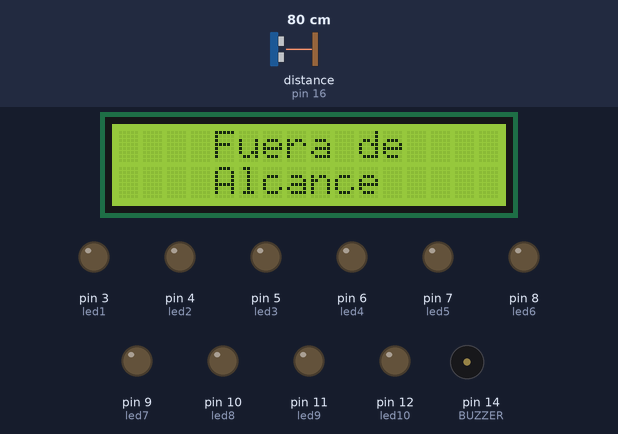
The sketch below on a simulated Arduino Uno, built with avr-gcc and run on an emulated ATmega328P. On the bench: 16×2 character LCD, output pins drawn as LEDs (lit = HIGH), buzzer (waves = sounding). Wiring (inferred from the names in the program): ultrasonic range finder: trigger pin 15; echo pin 16. The inputs (shaded band) are chosen by the test bench; at power-on: distance to the obstacle (sensor on pin 16) 80 cm. The echo pulse lasts 58.3 µs per cm; pins used as bus, display or sensor lines are not drawn; what the sketch prints to the serial monitor is not drawn.

Above: at 1.2 s.
1.3 s: distance to the obstacle (sensor on pin 16) set to 51 cm
3.3 s: distance to the obstacle (sensor on pin 16) set to 42 cm
At 5.0 s:
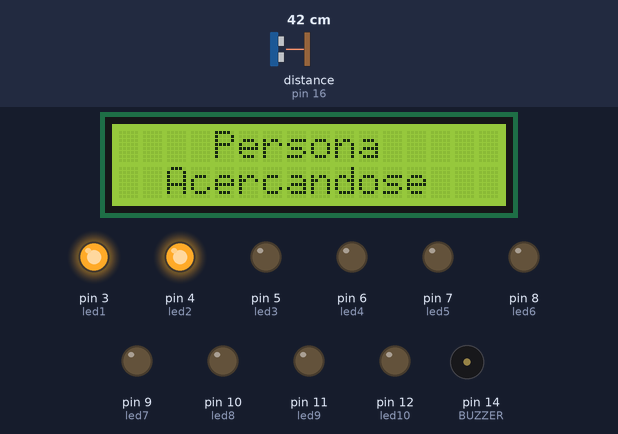
5.8 s: distance to the obstacle (sensor on pin 16) set to 34 cm
7.6 s: distance to the obstacle (sensor on pin 16) set to 28 cm
At 9.8 s:
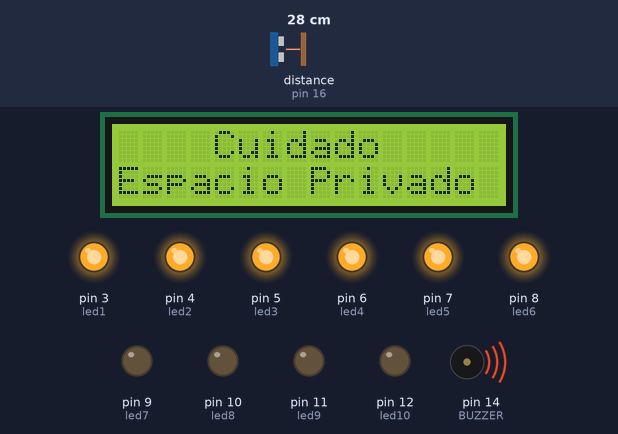
At 14.0 s:
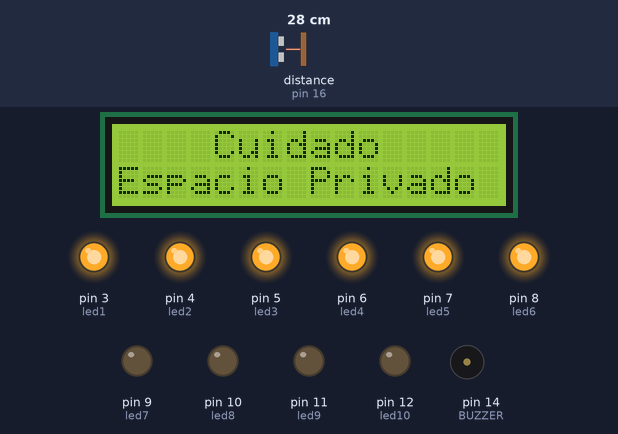
Timing chart, 0 to 20.6 s (numbered marks = the images above; inputs shaded):
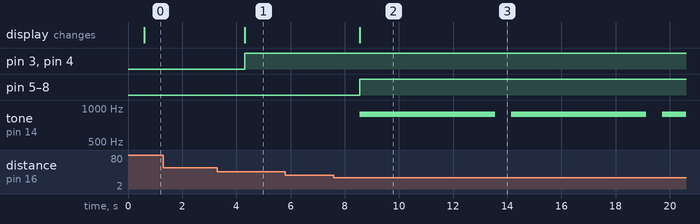

The sketch:

IIIPARTE_PRACTICA6.ino
```cpp
/*
 Fundación Kinal
 Centro Educativo Técnico Laboral Kinal
 Electrónica
 Grado: Quinto
 Sección: A
 Curso: Taller de Electrónica Digital y Reparación de Computadoras I
 Nombre: Luis Alexander Racanac Canahui
 Carné: 2022083

*/


# include<Wire.h>
# include<LiquidCrystal_I2C.h>
#define direccion_lcd 0x27
#define filas 2
#define columnas 16
#define led1 3
#define led2 4
#define led3 5
#define led4 6
#define led5 7
#define led6 8
#define led7 9
#define led8 10
#define led9 11
#define led10 12
#define BUZZER 14
#define TRIG 15
#define ECHO 16
int DURACION;
int DISTANCIA;
int a = 1760;
int a2 = 880;
int a3 = 440;
int a4 = 220;
void entradas();
void salidas();
void medida_distancia();
void condiciones();

LiquidCrystal_I2C lcd_racanac(direccion_lcd, columnas, filas);

void setup() {
  Serial.begin(9600);
  lcd_racanac.init();
  lcd_racanac.backlight();
  entradas();
  salidas();
}

void loop() {
  medida_distancia();
  condiciones();
}


void entradas(){
  pinMode(ECHO, INPUT);
}
void salidas(){
  pinMode(TRIG, OUTPUT);
  pinMode(led1, OUTPUT);
  pinMode(led2, OUTPUT);
  pinMode(led3, OUTPUT);
  pinMode(led4, OUTPUT);
  pinMode(led5, OUTPUT);
  pinMode(led6, OUTPUT);
  pinMode(led7, OUTPUT);
  pinMode(led8, OUTPUT);
  pinMode(led9, OUTPUT);
  pinMode(led10, OUTPUT);
}
void medida_distancia(){
   digitalWrite(TRIG, HIGH);
   delay(1);
   digitalWrite(TRIG, LOW);
   DURACION = pulseIn(ECHO, HIGH);
   DISTANCIA = DURACION / 58.2;
   Serial.println(DISTANCIA);
   delay(500);
}
void condiciones(){
   if(DISTANCIA>5 && DISTANCIA<15){
    lcd_racanac.clear();
    lcd_racanac.setCursor(0,0);
    lcd_racanac.print("   Invadiendo");
    lcd_racanac.setCursor(0,1);
    lcd_racanac.print("Espacio Privado");
    digitalWrite(led1, HIGH);
    digitalWrite(led2, HIGH);
    digitalWrite(led3, HIGH);
    digitalWrite(led4, HIGH);
    digitalWrite(led5, HIGH);
    digitalWrite(led6, HIGH);
    digitalWrite(led7, HIGH);
    digitalWrite(led8, HIGH);
    digitalWrite(led9, HIGH);
    digitalWrite(led10, HIGH);
    tone(BUZZER, a, 10000);
    delay(10000+50);
    noTone(BUZZER);
   }else{
    if(DISTANCIA>15 && DISTANCIA<30){
    lcd_racanac.clear();
    lcd_racanac.setCursor(0,0);
    lcd_racanac.print("    Cuidado");
    lcd_racanac.setCursor(0,1);
    lcd_racanac.print("Espacio Privado");
    digitalWrite(led1, HIGH);
    digitalWrite(led2, HIGH);
    digitalWrite(led3, HIGH);
    digitalWrite(led4, HIGH);
    digitalWrite(led5, HIGH);
    digitalWrite(led6, HIGH);
    digitalWrite(led7, LOW);
    digitalWrite(led8, LOW);
    digitalWrite(led9, LOW);
    digitalWrite(led10, LOW);
    tone(BUZZER, a2, 5000);
    delay(5000+50);
    noTone(BUZZER);
   }else{
    if(DISTANCIA>30 && DISTANCIA<45){
    lcd_racanac.clear();
    lcd_racanac.setCursor(0,0);
    lcd_racanac.print("    Persona");
    lcd_racanac.setCursor(0,1);
    lcd_racanac.print("  Acercandose");
    digitalWrite(led1, HIGH);
    digitalWrite(led2, HIGH);
    digitalWrite(led3, LOW);
    digitalWrite(led4, LOW);
    digitalWrite(led5, LOW);
    digitalWrite(led6, LOW);
    digitalWrite(led7, LOW);
    digitalWrite(led8, LOW);
    digitalWrite(led9, LOW);
    digitalWrite(led10, LOW);
   }else{
    if(DISTANCIA>45){
    lcd_racanac.clear();
    lcd_racanac.setCursor(0,0);
    lcd_racanac.print("    Fuera de");
    lcd_racanac.setCursor(0,1);
    lcd_racanac.print("    Alcance");
    digitalWrite(led1, LOW);
    digitalWrite(led2, LOW);
    digitalWrite(led3, LOW);
    digitalWrite(led4, LOW);
    digitalWrite(led5, LOW);
    digitalWrite(led6, LOW);
    digitalWrite(led7, LOW);
    digitalWrite(led8, LOW);
    digitalWrite(led9, LOW);
    digitalWrite(led10, LOW);
   }
  }
 }
}
}
```

Measured:
- the behaviour switches between 46 and 45 cm on distance to the obstacle (sensor on pin 16) (found by bisection; images 0 and 1)
- the behaviour switches between 31 and 30 cm on distance to the obstacle (sensor on pin 16) (found by bisection; images 1 and 2)
- after the input at 1.3 s, every drawn part: stays the same
- after the input at 3.3 s, pin 3 (led1), pin 4 (led2): LOW → HIGH after 1.0 s; the display: changes after 1.0 s (image 1)
- after the input at 5.8 s, every drawn part: stays the same
- after the input at 7.6 s, pin 5 (led3), pin 6 (led4), pin 7 (led5), pin 8 (led6): LOW → HIGH after 0.96 s; tone on pin 14 (BUZZER): alternates 880 Hz for 5.0 s and silent for 0.58 s, starting after 0.96 s; the display: changes after 0.96 s (image 2)
